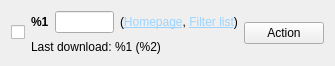
<?xml version="1.0" encoding="UTF-8"?>
<ui version="4.0">
 <class>SubscriptionWidget</class>
 <widget class="QWidget" name="SubscriptionWidget">
  <property name="geometry">
   <rect>
    <x>0</x>
    <y>0</y>
    <width>335</width>
    <height>66</height>
   </rect>
  </property>
  <property name="windowTitle">
   <string>Form</string>
  </property>
  <layout class="QHBoxLayout" name="horizontalLayout" stretch="0,1,0">
   <item>
    <widget class="QCheckBox" name="checkBox">
     <property name="text">
      <string/>
     </property>
    </widget>
   </item>
   <item>
    <layout class="QVBoxLayout" name="verticalLayout">
     <item>
      <layout class="QHBoxLayout" name="horizontalLayout_2" stretch="0,0,1">
       <item>
        <widget class="QLabel" name="title">
         <property name="text">
          <string>&lt;html&gt;&lt;head/&gt;&lt;body&gt;&lt;p&gt;&lt;span style=&quot; font-weight:600;&quot;&gt;%1&lt;/span&gt;&lt;/p&gt;&lt;/body&gt;&lt;/html&gt;</string>
         </property>
         <property name="textFormat">
          <enum>Qt::RichText</enum>
         </property>
        </widget>
       </item>
       <item>
        <widget class="adblock_dash::LineEdit" name="titleEdit"/>
       </item>
       <item>
        <widget class="QLabel" name="links">
         <property name="text">
          <string>&lt;html&gt;&lt;head/&gt;&lt;body&gt;&lt;p&gt;(&lt;a href=&quot;%2&quot;&gt;&lt;span style=&quot; text-decoration: underline; color:#9cd4ff;&quot;&gt;Homepage&lt;/span&gt;&lt;/a&gt;, &lt;a href=&quot;%3&quot;&gt;&lt;span style=&quot; text-decoration: underline; color:#9cd4ff;&quot;&gt;Filter list&lt;/span&gt;&lt;/a&gt;)&lt;/p&gt;&lt;/body&gt;&lt;/html&gt;</string>
         </property>
        </widget>
       </item>
      </layout>
     </item>
     <item>
      <widget class="QLabel" name="updateStatus">
       <property name="text">
        <string>Last download: %1 (%2)</string>
       </property>
      </widget>
     </item>
    </layout>
   </item>
   <item>
    <widget class="QPushButton" name="button">
     <property name="text">
      <string>Action</string>
     </property>
    </widget>
   </item>
  </layout>
 </widget>
 <customwidgets>
  <customwidget>
   <class>adblock_dash::LineEdit</class>
   <extends>QLineEdit</extends>
   <header>line_edit.hpp</header>
  </customwidget>
 </customwidgets>
 <resources/>
 <connections/>
</ui>
